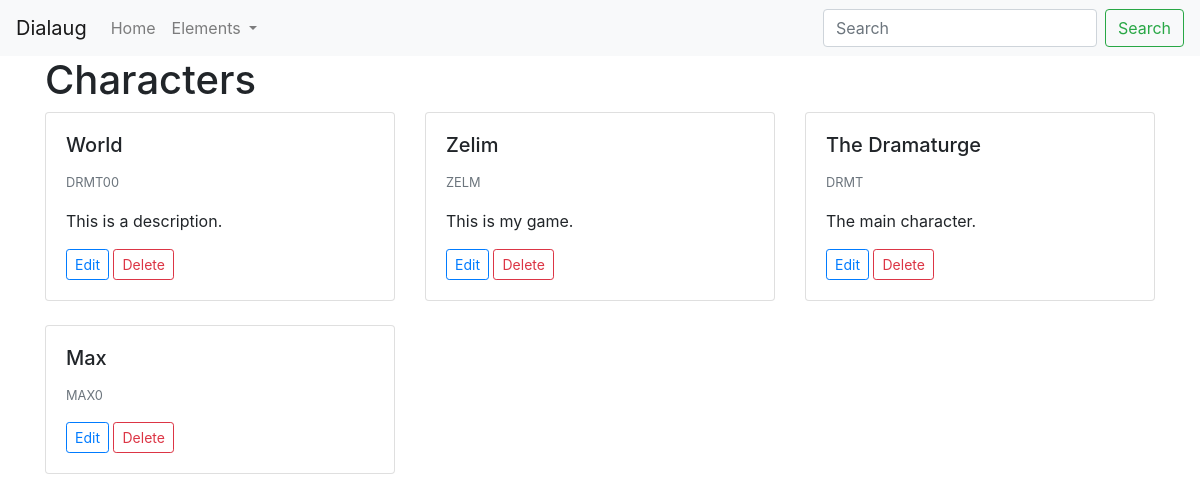
The app's page /characters/ with its own data.
### characters/models.py (models this page shows, shortened)
class Character(models.Model):
    name = models.CharField(blank=True, null=True, max_length=80)
    age = models.PositiveSmallIntegerField(blank=True, null=True)
    gender = models.CharField(blank=True, null=True, max_length=80)
    code = models.CharField(blank=True, null=True, max_length=6)
    description = models.TextField(blank=True, null=True)
    def get_edit_url(self):
        return reverse("characters:edit-character", kwargs={'pk': self.id})
    def get_delete_url(self):
        return reverse("characters:delete-character", kwargs={'pk': self.id})

### characters/views.py (the view)
# urls.py: path('', views.IndexView.as_view(), name='index'),
class IndexView(generic.ListView):
    template_name = 'characters/index.html'
    context_object_name = "characters"
    def get_queryset(self):
        return Character.objects.all()

### characters/templates/characters/index.html
{% extends 'base.html' %}
{% block content %}
    <div class="container">
        <div class="row">
            <div class="col-md-12">
                <h1>Characters</h1>
                <div class="row">
                    {% for character in characters %}
                    <div class="col-md-4">
                        <div class="card">
                            <div class="card-body">
                                <h5 class="card-title">{{ character.name }}</h5>
                                <p class="card-text"><small class="text-muted">{{ character.code }}</small></p>
                                <p class="card-text">{{ character.description }}</p>
                                <a href="{{ character.get_edit_url }}" class="btn btn-outline-primary btn-sm">Edit</a>
                                <a href="{{ character.get_delete_url }}" class="btn btn-outline-danger btn-sm">Delete</a>
                            </div>
                        </div>
                        <br>
                    </div>
                    {% endfor %}
                </div>
            </div>
        </div>
    </div>
{% endblock %}

### records on screen
Character: name "World", code "DRMT00", description "This is a description."
Character: name "Zelim", code "ZELM", description "This is my game."
Character: name "The Dramaturge", code "DRMT", description "The main character."
Character: name "Max", code "MAX0"
